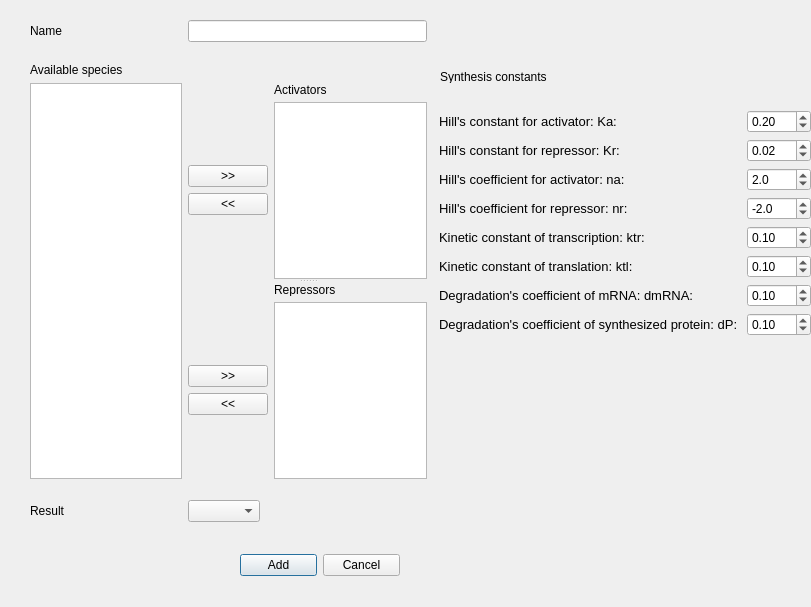
<?xml version="1.0" encoding="UTF-8"?>
<ui version="4.0">
 <class>synthDialog</class>
 <widget class="QDialog" name="synthDialog">
  <property name="geometry">
   <rect>
    <x>0</x>
    <y>0</y>
    <width>811</width>
    <height>607</height>
   </rect>
  </property>
  <property name="windowTitle">
   <string>Synthesis</string>
  </property>
  <property name="windowIcon">
   <iconset>
    <normaloff>bio2012.ico</normaloff>bio2012.ico</iconset>
  </property>
  <widget class="QWidget" name="horizontalLayoutWidget">
   <property name="geometry">
    <rect>
     <x>240</x>
     <y>540</y>
     <width>160</width>
     <height>51</height>
    </rect>
   </property>
   <layout class="QHBoxLayout" name="horizontalLayout">
    <item>
     <widget class="QPushButton" name="button_add_reaction">
      <property name="text">
       <string>Add</string>
      </property>
     </widget>
    </item>
    <item>
     <widget class="QPushButton" name="button_cancel">
      <property name="text">
       <string>Cancel</string>
      </property>
     </widget>
    </item>
   </layout>
  </widget>
  <widget class="QWidget" name="gridLayoutWidget_3">
   <property name="geometry">
    <rect>
     <x>30</x>
     <y>20</y>
     <width>397</width>
     <height>502</height>
    </rect>
   </property>
   <layout class="QGridLayout" name="gridLayout_3">
    <item row="0" column="0">
     <widget class="QLabel" name="label_4">
      <property name="text">
       <string>Name</string>
      </property>
     </widget>
    </item>
    <item row="0" column="1">
     <widget class="QLineEdit" name="synth_name"/>
    </item>
    <item row="1" column="0">
     <spacer name="verticalSpacer">
      <property name="orientation">
       <enum>Qt::Vertical</enum>
      </property>
      <property name="sizeType">
       <enum>QSizePolicy::Fixed</enum>
      </property>
      <property name="sizeHint" stdset="0">
       <size>
        <width>20</width>
        <height>15</height>
       </size>
      </property>
     </spacer>
    </item>
    <item row="2" column="0">
     <widget class="QLabel" name="label_3">
      <property name="text">
       <string>Available species</string>
      </property>
     </widget>
    </item>
    <item row="3" column="0">
     <widget class="QTreeWidget" name="species_available_list">
      <property name="rootIsDecorated">
       <bool>false</bool>
      </property>
      <attribute name="headerVisible">
       <bool>false</bool>
      </attribute>
      <column>
       <property name="text">
        <string notr="true">1</string>
       </property>
      </column>
     </widget>
    </item>
    <item row="4" column="0">
     <spacer name="verticalSpacer_2">
      <property name="orientation">
       <enum>Qt::Vertical</enum>
      </property>
      <property name="sizeType">
       <enum>QSizePolicy::Fixed</enum>
      </property>
      <property name="sizeHint" stdset="0">
       <size>
        <width>20</width>
        <height>15</height>
       </size>
      </property>
     </spacer>
    </item>
    <item row="5" column="0">
     <widget class="QLabel" name="label_5">
      <property name="text">
       <string>Result</string>
      </property>
     </widget>
    </item>
    <item row="5" column="1">
     <widget class="QComboBox" name="comboBox_species">
      <property name="sizePolicy">
       <sizepolicy hsizetype="Fixed" vsizetype="Fixed">
        <horstretch>0</horstretch>
        <verstretch>0</verstretch>
       </sizepolicy>
      </property>
     </widget>
    </item>
    <item row="3" column="1">
     <widget class="QSplitter" name="splitter">
      <property name="orientation">
       <enum>Qt::Vertical</enum>
      </property>
      <widget class="QWidget" name="gridLayoutWidget_5">
       <property name="minimumSize">
        <size>
         <width>0</width>
         <height>191</height>
        </size>
       </property>
       <layout class="QGridLayout" name="gridLayout_5">
        <property name="sizeConstraint">
         <enum>QLayout::SetDefaultConstraint</enum>
        </property>
        <item row="3" column="0">
         <widget class="QPushButton" name="button_removeActivators">
          <property name="text">
           <string>&lt;&lt;</string>
          </property>
         </widget>
        </item>
        <item row="2" column="0">
         <widget class="QPushButton" name="button_addActivators">
          <property name="text">
           <string>&gt;&gt;</string>
          </property>
         </widget>
        </item>
        <item row="0" column="1">
         <widget class="QLabel" name="label_6">
          <property name="minimumSize">
           <size>
            <width>0</width>
            <height>13</height>
           </size>
          </property>
          <property name="text">
           <string>Activators</string>
          </property>
         </widget>
        </item>
        <item row="1" column="1" rowspan="4">
         <widget class="QTreeWidget" name="species_activators">
          <property name="sizePolicy">
           <sizepolicy hsizetype="Expanding" vsizetype="Fixed">
            <horstretch>0</horstretch>
            <verstretch>0</verstretch>
           </sizepolicy>
          </property>
          <property name="minimumSize">
           <size>
            <width>0</width>
            <height>170</height>
           </size>
          </property>
          <property name="rootIsDecorated">
           <bool>false</bool>
          </property>
          <attribute name="headerVisible">
           <bool>false</bool>
          </attribute>
          <column>
           <property name="text">
            <string notr="true">1</string>
           </property>
          </column>
         </widget>
        </item>
       </layout>
      </widget>
      <widget class="QWidget" name="gridLayoutWidget_4">
       <property name="minimumSize">
        <size>
         <width>0</width>
         <height>191</height>
        </size>
       </property>
       <layout class="QGridLayout" name="gridLayout_4">
        <property name="sizeConstraint">
         <enum>QLayout::SetDefaultConstraint</enum>
        </property>
        <item row="3" column="0">
         <widget class="QPushButton" name="button_removeRepressors">
          <property name="text">
           <string>&lt;&lt;</string>
          </property>
         </widget>
        </item>
        <item row="2" column="0">
         <widget class="QPushButton" name="button_addRepressors">
          <property name="text">
           <string>&gt;&gt;</string>
          </property>
         </widget>
        </item>
        <item row="1" column="1" rowspan="4">
         <widget class="QTreeWidget" name="species_repressors">
          <property name="sizePolicy">
           <sizepolicy hsizetype="Expanding" vsizetype="Fixed">
            <horstretch>0</horstretch>
            <verstretch>0</verstretch>
           </sizepolicy>
          </property>
          <property name="minimumSize">
           <size>
            <width>0</width>
            <height>170</height>
           </size>
          </property>
          <property name="rootIsDecorated">
           <bool>false</bool>
          </property>
          <attribute name="headerVisible">
           <bool>false</bool>
          </attribute>
          <column>
           <property name="text">
            <string notr="true">1</string>
           </property>
          </column>
         </widget>
        </item>
        <item row="0" column="1">
         <widget class="QLabel" name="label_2">
          <property name="minimumSize">
           <size>
            <width>0</width>
            <height>13</height>
           </size>
          </property>
          <property name="text">
           <string>Repressors</string>
          </property>
         </widget>
        </item>
       </layout>
      </widget>
     </widget>
    </item>
   </layout>
  </widget>
  <widget class="QLabel" name="label_7">
   <property name="geometry">
    <rect>
     <x>440</x>
     <y>70</y>
     <width>236</width>
     <height>13</height>
    </rect>
   </property>
   <property name="text">
    <string>Synthesis constants</string>
   </property>
  </widget>
  <widget class="QWidget" name="layoutWidget">
   <property name="geometry">
    <rect>
     <x>439</x>
     <y>110</y>
     <width>372</width>
     <height>226</height>
    </rect>
   </property>
   <layout class="QGridLayout" name="gridLayout">
    <item row="0" column="0">
     <widget class="QLabel" name="label">
      <property name="text">
       <string>&lt;!DOCTYPE HTML PUBLIC &quot;-//W3C//DTD HTML 4.0//EN&quot; &quot;http://www.w3.org/TR/REC-html40/strict.dtd&quot;&gt;
&lt;html&gt;&lt;head&gt;&lt;meta name=&quot;qrichtext&quot; content=&quot;1&quot; /&gt;&lt;style type=&quot;text/css&quot;&gt;
p, li { white-space: pre-wrap; }
&lt;/style&gt;&lt;/head&gt;&lt;body style=&quot; font-family:'MS Shell Dlg 2'; font-size:8.25pt; font-weight:400; font-style:normal;&quot;&gt;
&lt;p style=&quot; margin-top:0px; margin-bottom:0px; margin-left:0px; margin-right:0px; -qt-block-indent:0; text-indent:0px;&quot;&gt;&lt;span style=&quot; font-size:10pt;&quot;&gt;Hill's constant for activator: Ka:&lt;/span&gt;&lt;/p&gt;&lt;/body&gt;&lt;/html&gt;</string>
      </property>
     </widget>
    </item>
    <item row="2" column="0">
     <widget class="QLabel" name="label_9">
      <property name="text">
       <string>&lt;!DOCTYPE HTML PUBLIC &quot;-//W3C//DTD HTML 4.0//EN&quot; &quot;http://www.w3.org/TR/REC-html40/strict.dtd&quot;&gt;
&lt;html&gt;&lt;head&gt;&lt;meta name=&quot;qrichtext&quot; content=&quot;1&quot; /&gt;&lt;style type=&quot;text/css&quot;&gt;
p, li { white-space: pre-wrap; }
&lt;/style&gt;&lt;/head&gt;&lt;body style=&quot; font-family:'MS Shell Dlg 2'; font-size:8.25pt; font-weight:400; font-style:normal;&quot;&gt;
&lt;p style=&quot; margin-top:0px; margin-bottom:0px; margin-left:0px; margin-right:0px; -qt-block-indent:0; text-indent:0px;&quot;&gt;&lt;span style=&quot; font-size:10pt;&quot;&gt;Hill's coefficient for activator: na:&lt;/span&gt;&lt;/p&gt;&lt;/body&gt;&lt;/html&gt;</string>
      </property>
     </widget>
    </item>
    <item row="3" column="0">
     <widget class="QLabel" name="label_14">
      <property name="text">
       <string>&lt;!DOCTYPE HTML PUBLIC &quot;-//W3C//DTD HTML 4.0//EN&quot; &quot;http://www.w3.org/TR/REC-html40/strict.dtd&quot;&gt;
&lt;html&gt;&lt;head&gt;&lt;meta name=&quot;qrichtext&quot; content=&quot;1&quot; /&gt;&lt;style type=&quot;text/css&quot;&gt;
p, li { white-space: pre-wrap; }
&lt;/style&gt;&lt;/head&gt;&lt;body style=&quot; font-family:'MS Shell Dlg 2'; font-size:8.25pt; font-weight:400; font-style:normal;&quot;&gt;
&lt;p style=&quot; margin-top:0px; margin-bottom:0px; margin-left:0px; margin-right:0px; -qt-block-indent:0; text-indent:0px;&quot;&gt;&lt;span style=&quot; font-size:10pt;&quot;&gt;Hill's coefficient for repressor: nr:&lt;/span&gt;&lt;/p&gt;&lt;/body&gt;&lt;/html&gt;</string>
      </property>
     </widget>
    </item>
    <item row="4" column="0">
     <widget class="QLabel" name="label_10">
      <property name="text">
       <string>&lt;!DOCTYPE HTML PUBLIC &quot;-//W3C//DTD HTML 4.0//EN&quot; &quot;http://www.w3.org/TR/REC-html40/strict.dtd&quot;&gt;
&lt;html&gt;&lt;head&gt;&lt;meta name=&quot;qrichtext&quot; content=&quot;1&quot; /&gt;&lt;style type=&quot;text/css&quot;&gt;
p, li { white-space: pre-wrap; }
&lt;/style&gt;&lt;/head&gt;&lt;body style=&quot; font-family:'MS Shell Dlg 2'; font-size:8.25pt; font-weight:400; font-style:normal;&quot;&gt;
&lt;p style=&quot; margin-top:0px; margin-bottom:0px; margin-left:0px; margin-right:0px; -qt-block-indent:0; text-indent:0px;&quot;&gt;&lt;span style=&quot; font-size:10pt;&quot;&gt;Kinetic constant of transcription: ktr:&lt;/span&gt;&lt;/p&gt;&lt;/body&gt;&lt;/html&gt;</string>
      </property>
     </widget>
    </item>
    <item row="5" column="0">
     <widget class="QLabel" name="label_11">
      <property name="text">
       <string>&lt;!DOCTYPE HTML PUBLIC &quot;-//W3C//DTD HTML 4.0//EN&quot; &quot;http://www.w3.org/TR/REC-html40/strict.dtd&quot;&gt;
&lt;html&gt;&lt;head&gt;&lt;meta name=&quot;qrichtext&quot; content=&quot;1&quot; /&gt;&lt;style type=&quot;text/css&quot;&gt;
p, li { white-space: pre-wrap; }
&lt;/style&gt;&lt;/head&gt;&lt;body style=&quot; font-family:'MS Shell Dlg 2'; font-size:8.25pt; font-weight:400; font-style:normal;&quot;&gt;
&lt;p style=&quot; margin-top:0px; margin-bottom:0px; margin-left:0px; margin-right:0px; -qt-block-indent:0; text-indent:0px;&quot;&gt;&lt;span style=&quot; font-size:10pt;&quot;&gt;Kinetic constant of translation: ktl:&lt;/span&gt;&lt;/p&gt;&lt;/body&gt;&lt;/html&gt;</string>
      </property>
     </widget>
    </item>
    <item row="6" column="0" colspan="2">
     <widget class="QLabel" name="label_12">
      <property name="text">
       <string>&lt;!DOCTYPE HTML PUBLIC &quot;-//W3C//DTD HTML 4.0//EN&quot; &quot;http://www.w3.org/TR/REC-html40/strict.dtd&quot;&gt;
&lt;html&gt;&lt;head&gt;&lt;meta name=&quot;qrichtext&quot; content=&quot;1&quot; /&gt;&lt;style type=&quot;text/css&quot;&gt;
p, li { white-space: pre-wrap; }
&lt;/style&gt;&lt;/head&gt;&lt;body style=&quot; font-family:'MS Shell Dlg 2'; font-size:8.25pt; font-weight:400; font-style:normal;&quot;&gt;
&lt;p style=&quot; margin-top:0px; margin-bottom:0px; margin-left:0px; margin-right:0px; -qt-block-indent:0; text-indent:0px;&quot;&gt;&lt;span style=&quot; font-size:10pt;&quot;&gt;Degradation's coefficient of mRNA: dmRNA:&lt;/span&gt;&lt;/p&gt;&lt;/body&gt;&lt;/html&gt;</string>
      </property>
     </widget>
    </item>
    <item row="7" column="0" colspan="4">
     <widget class="QLabel" name="label_13">
      <property name="text">
       <string>&lt;!DOCTYPE HTML PUBLIC &quot;-//W3C//DTD HTML 4.0//EN&quot; &quot;http://www.w3.org/TR/REC-html40/strict.dtd&quot;&gt;
&lt;html&gt;&lt;head&gt;&lt;meta name=&quot;qrichtext&quot; content=&quot;1&quot; /&gt;&lt;style type=&quot;text/css&quot;&gt;
p, li { white-space: pre-wrap; }
&lt;/style&gt;&lt;/head&gt;&lt;body style=&quot; font-family:'MS Shell Dlg 2'; font-size:8.25pt; font-weight:400; font-style:normal;&quot;&gt;
&lt;p style=&quot; margin-top:0px; margin-bottom:0px; margin-left:0px; margin-right:0px; -qt-block-indent:0; text-indent:0px;&quot;&gt;&lt;span style=&quot; font-size:10pt;&quot;&gt;Degradation's coefficient of synthesized protein: dP:&lt;/span&gt;&lt;/p&gt;&lt;/body&gt;&lt;/html&gt;</string>
      </property>
     </widget>
    </item>
    <item row="7" column="4">
     <widget class="QDoubleSpinBox" name="doubleSpinBox8">
      <property name="maximum">
       <double>1.000000000000000</double>
      </property>
      <property name="singleStep">
       <double>0.100000000000000</double>
      </property>
      <property name="value">
       <double>0.100000000000000</double>
      </property>
     </widget>
    </item>
    <item row="2" column="4">
     <widget class="QDoubleSpinBox" name="doubleSpinBox3">
      <property name="decimals">
       <number>1</number>
      </property>
      <property name="maximum">
       <double>20.000000000000000</double>
      </property>
      <property name="value">
       <double>2.000000000000000</double>
      </property>
     </widget>
    </item>
    <item row="1" column="4">
     <widget class="QDoubleSpinBox" name="doubleSpinBox2">
      <property name="maximum">
       <double>100.000000000000000</double>
      </property>
      <property name="singleStep">
       <double>0.100000000000000</double>
      </property>
      <property name="value">
       <double>0.020000000000000</double>
      </property>
     </widget>
    </item>
    <item row="1" column="0">
     <widget class="QLabel" name="label_8">
      <property name="text">
       <string>&lt;!DOCTYPE HTML PUBLIC &quot;-//W3C//DTD HTML 4.0//EN&quot; &quot;http://www.w3.org/TR/REC-html40/strict.dtd&quot;&gt;
&lt;html&gt;&lt;head&gt;&lt;meta name=&quot;qrichtext&quot; content=&quot;1&quot; /&gt;&lt;style type=&quot;text/css&quot;&gt;
p, li { white-space: pre-wrap; }
&lt;/style&gt;&lt;/head&gt;&lt;body style=&quot; font-family:'MS Shell Dlg 2'; font-size:8.25pt; font-weight:400; font-style:normal;&quot;&gt;
&lt;p style=&quot; margin-top:0px; margin-bottom:0px; margin-left:0px; margin-right:0px; -qt-block-indent:0; text-indent:0px;&quot;&gt;&lt;span style=&quot; font-size:10pt;&quot;&gt;Hill's constant for repressor: Kr:&lt;/span&gt;&lt;/p&gt;&lt;/body&gt;&lt;/html&gt;</string>
      </property>
     </widget>
    </item>
    <item row="6" column="4">
     <widget class="QDoubleSpinBox" name="doubleSpinBox7">
      <property name="maximum">
       <double>1.000000000000000</double>
      </property>
      <property name="singleStep">
       <double>0.100000000000000</double>
      </property>
      <property name="value">
       <double>0.100000000000000</double>
      </property>
     </widget>
    </item>
    <item row="5" column="4">
     <widget class="QDoubleSpinBox" name="doubleSpinBox6">
      <property name="maximum">
       <double>1.000000000000000</double>
      </property>
      <property name="singleStep">
       <double>0.100000000000000</double>
      </property>
      <property name="value">
       <double>0.100000000000000</double>
      </property>
     </widget>
    </item>
    <item row="4" column="4">
     <widget class="QDoubleSpinBox" name="doubleSpinBox5">
      <property name="maximum">
       <double>1.000000000000000</double>
      </property>
      <property name="singleStep">
       <double>0.100000000000000</double>
      </property>
      <property name="value">
       <double>0.100000000000000</double>
      </property>
     </widget>
    </item>
    <item row="3" column="4">
     <widget class="QDoubleSpinBox" name="doubleSpinBox4">
      <property name="decimals">
       <number>1</number>
      </property>
      <property name="minimum">
       <double>-20.000000000000000</double>
      </property>
      <property name="maximum">
       <double>0.000000000000000</double>
      </property>
      <property name="value">
       <double>-2.000000000000000</double>
      </property>
     </widget>
    </item>
    <item row="0" column="4">
     <widget class="QDoubleSpinBox" name="doubleSpinBox1">
      <property name="maximum">
       <double>100.000000000000000</double>
      </property>
      <property name="singleStep">
       <double>0.100000000000000</double>
      </property>
      <property name="value">
       <double>0.200000000000000</double>
      </property>
     </widget>
    </item>
   </layout>
  </widget>
 </widget>
 <resources/>
 <connections/>
</ui>
